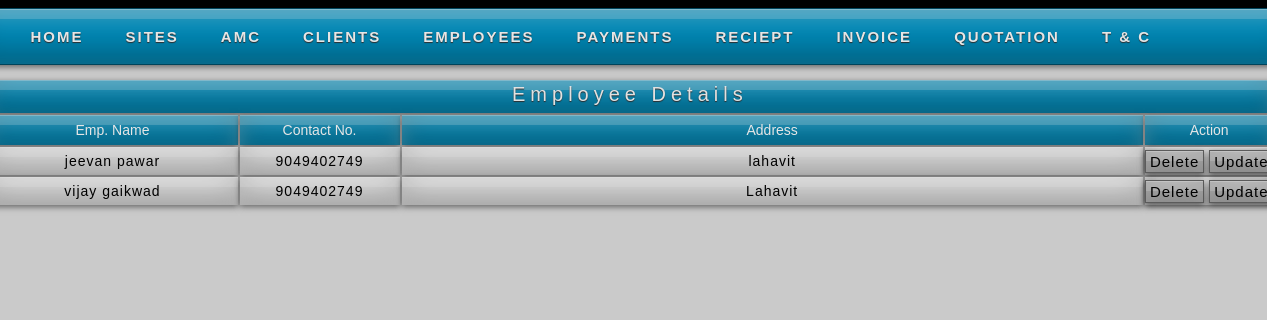
The page /employee.php on the database as committed earlier.
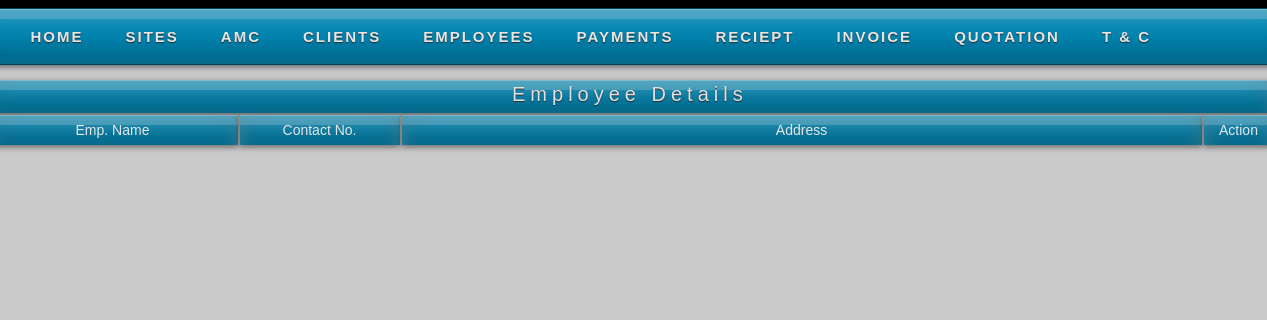
The same page on the database as committed later.
### tables this page shows
CREATE TABLE IF NOT EXISTS `emp` (
  `e_id` int(11) NOT NULL AUTO_INCREMENT,
  `e_name` varchar(100) NOT NULL,
  `e_add` varchar(100) NOT NULL,
  `e_contact` bigint(11) NOT NULL,
  `e_desig` varchar(11) NOT NULL,
  PRIMARY KEY (`e_id`)
);

### employee.php (the view, shortened to what this page needs)
<?php
	$e_qry_f="select * from emp";
	$e_res_f=mysql_query($e_qry_f);
?>
<html>
<head><title>Anmol Water Tank Cleaners</title>
<link rel="stylesheet" href="styles.css" type="text/css" />
<link rel="stylesheet" href="styles2.css" type="text/css" />
</head>
<body>
<div id="container">
    <div id="sub-header">
    <?php
	include("header.php");
	?>
<br />
		<div class="quotation"><center>Employee Details</center></div>
        <div>
        <table class="emp_tab">
        <tr class="menu_header">
        <td width="250">Emp. Name</td>
        <td width="160">Contact No.</td>
        <td>Address</td>
        <td width="70">Action</td>
        </tr>
        <?php
		while($e_row=mysql_fetch_array($e_res_f))
		{
        echo "<tr class='pagi'>";
        echo "<td width='250'>";
		echo $e_row[1];
		echo "</td>";
        echo "<td width='160'>";
		echo $e_row[3];
		echo "</td>";
		echo "<td>";
		echo $e_row[2];
		echo "</td>";
        echo "<td width='70' class='print'>";
		echo "<a href='?e_id1=$e_row[0]' onclick='return confirmSubmit()'>Delete</a>&nbsp;<a href='updateemp.php?e_id2=$e_row[0]'>Update</a>";
		echo "</td>";
		echo "</tr>";
		}
		?>
        </table>
        </div>
    </div>
    </div>
</body>
</html>

Rows that differ between the two databases and show on the page:
removed emp: e_name "jeevan pawar", e_contact "9049402749", e_add "lahavit"
removed emp: e_name "vijay gaikwad", e_contact "9049402749", e_add "Lahavit"
